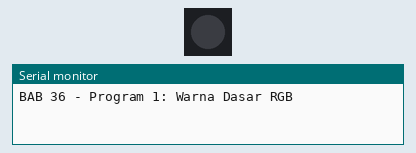
Simulated run of this sketch. Board: ESP32. Shown: 1 RGB LEDs in strip order, left to right, the last lines printed to the serial monitor. Dim RGB values are drawn brighter than linear.

Above: at 0.5 s.
At 2.5 s:
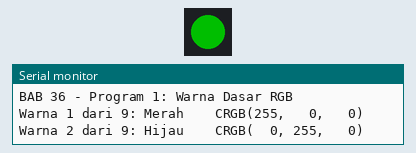
At 5.5 s:
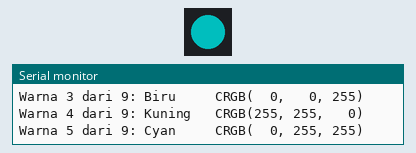
At 10.5 s:
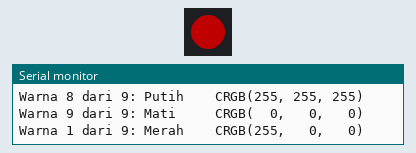
Timing chart, 0 to 11.7 s (numbered marks = the images above):
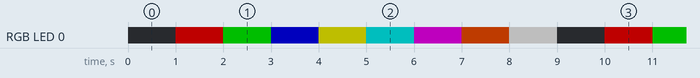

Measured:
- by itself, RGB LED 0: repeats every 9.0 s: RGB(0, 80, 0) 1.0 s, RGB(0, 0, 80) 1.0 s, RGB(80, 80, 0) 1.0 s, RGB(0, 80, 80) 1.0 s, RGB(80, 0, 80) 1.0 s, RGB(80, 25, 0) 1.0 s, RGB(80, 80, 80) 1.0 s, off 1.0 s, RGB(80, 0, 0) 1.0 s
- by itself, everything shown: repeats every 9.0 s, in 9 steps

The sketch:

p1_warna_dasar.ino
```cpp
/*
 * BAB 36 - Program 1: Warna Dasar RGB
 * WS2812 menampilkan 9 warna bergantian setiap 1 detik (tanpa delay()).
 * Nama warna dan angka RGB-nya dicetak di Serial Monitor.
 *
 * Rangkaian: D-IN (header LED) → IO12
 * Library  : FastLED (Daniel Garcia)
 */

#include <FastLED.h>

#define PIN_WS2812 12   // D-IN WS2812 → IO12
#define JUMLAH_LED 1    // kit hanya punya 1 WS2812
#define KECERAHAN  80   // kecerahan global 0–255 (±31%)

CRGB leds[JUMLAH_LED];

// Satu warna = nama + tiga angka merah, hijau, biru (0–255)
struct Warna {
  const char *nama;
  uint8_t merah;
  uint8_t hijau;
  uint8_t biru;
};

const Warna DAFTAR_WARNA[] = {
  {"Merah",   255,   0,   0},
  {"Hijau",     0, 255,   0},
  {"Biru",      0,   0, 255},
  {"Kuning",  255, 255,   0},
  {"Cyan",      0, 255, 255},
  {"Magenta", 255,   0, 255},
  {"Oranye",  255,  80,   0},
  {"Putih",   255, 255, 255},
  {"Mati",      0,   0,   0},
};
const int JUMLAH_WARNA = sizeof(DAFTAR_WARNA) / sizeof(DAFTAR_WARNA[0]);

const unsigned long INTERVAL_MS = 1000;  // ganti warna setiap 1 detik
unsigned long waktuGanti = 0;
int urutan = 0;  // warna ke berapa yang akan ditampilkan berikutnya

void setup() {
  Serial.begin(115200);

  FastLED.addLeds<WS2812B, PIN_WS2812, GRB>(leds, JUMLAH_LED);
  FastLED.setBrightness(KECERAHAN);
  FastLED.clear(true);  // matikan LED (hapus warna sisa program sebelumnya)

  Serial.println("BAB 36 - Program 1: Warna Dasar RGB");
}

void loop() {
  unsigned long sekarang = millis();

  if (sekarang - waktuGanti >= INTERVAL_MS) {
    waktuGanti = sekarang;

    const Warna &w = DAFTAR_WARNA[urutan];
    leds[0] = CRGB(w.merah, w.hijau, w.biru);  // 1) ubah warna di buffer
    FastLED.show();                            // 2) kirim ke LED

    Serial.printf("Warna %d dari %d: %-8s CRGB(%3d, %3d, %3d)\n",
                  urutan + 1, JUMLAH_WARNA, w.nama, w.merah, w.hijau, w.biru);

    urutan = (urutan + 1) % JUMLAH_WARNA;  // setelah warna terakhir, kembali ke 0
  }

  // loop() tidak pernah tertahan, jadi di sini kamu bebas menambah tugas lain
}
```
